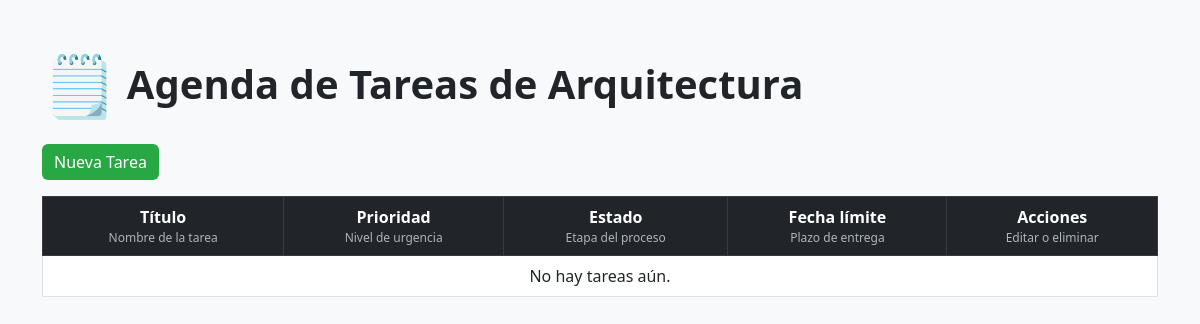
Before: / with the older database file.
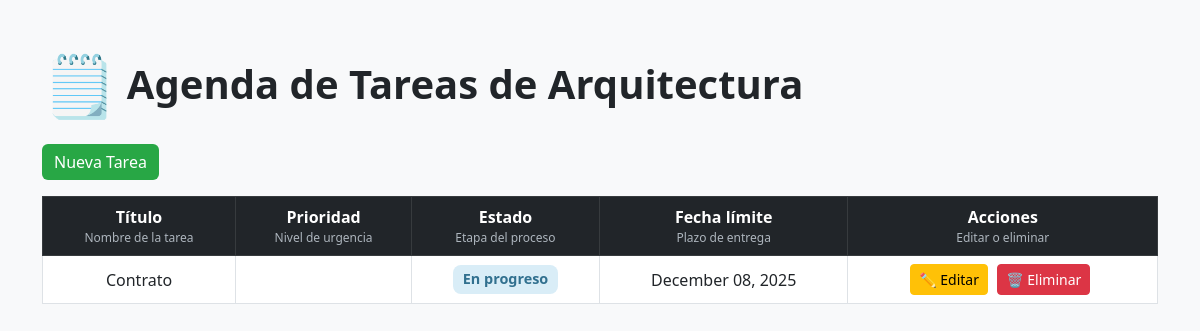
After: the same page with the newer database file.
### tareas/models.py (models this page shows, shortened)
class Tarea(models.Model):
    PRIORIDAD_CHOICES = [
        (1, 'Baja'),
        (2, 'Media'),
        (3, 'Alta'),
    ]
    ESTADO_CHOICES = [
        ('pendiente', 'Pendiente'),
        ('en_progreso', 'En progreso'),
        ('completada', 'Completada'),
    ]
    titulo = models.CharField(max_length=100)
    prioridad = models.IntegerField(choices=PRIORIDAD_CHOICES)
    estado = models.CharField(max_length=20, choices=ESTADO_CHOICES)
    fecha_limite = models.DateField()

### tareas/views.py (the view)
# urls.py: path('', ListaTareas.as_view(), name='lista_tareas'),
class ListaTareas(ListView):
    model = Tarea
    template_name = 'tareas/lista.html'

### tareas/templates/tareas/lista.html (shortened to what this page needs)
{% load static %}
<!DOCTYPE html>
<html lang="es">
<head>
    <link href="https://cdn.jsdelivr.net/npm/bootstrap@5.3.0/dist/css/bootstrap.min.css" rel="stylesheet">
</head>
<body class="container mt-5">
    <h1 class="mb-4">Agenda de Tareas de Arquitectura</h1>
    <a href="{% url 'crear_tarea' %}" class="btn btn-success mb-3">Nueva Tarea</a>
    <table class="table table-hover table-bordered">
        <thead class="table-dark text-center">
            <tr>
                <th>
                    Título
                    <span class="th-sub">Nombre de la tarea</span>
                </th>
                <th>
                    Prioridad
                    <span class="th-sub">Nivel de urgencia</span>
                </th>
                <th>
                    Estado
                    <span class="th-sub">Etapa del proceso</span>
                </th>
                <th>
                    Fecha límite
                    <span class="th-sub">Plazo de entrega</span>
                </th>
                <th>
                    Acciones
                    <span class="th-sub">Editar o eliminar</span>
                </th>
            </tr>
        </thead>
        <tbody>
        {% for tarea in object_list %}
            <tr class="text-center">
                <td>{{ tarea.titulo }}</td>
                <td>
                </td>
                <td>
                    {% if tarea.estado == 'pendiente' %}
                        <span class="badge estado-pendiente">Pendiente</span>
                    {% elif tarea.estado == 'en_progreso' %}
                        <span class="badge estado-progreso">En progreso</span>
                    {% elif tarea.estado == 'completado' %}
                        <span class="badge estado-completado">Completado</span>
                    {% endif %}
                </td>
                <td>{{ tarea.fecha_limite|date:"F d, Y" }}</td>
                <td>
                    <a href="{% url 'editar_tarea' tarea.pk %}" class="btn btn-warning btn-sm">✏️ Editar</a>
                    <a href="{% url 'eliminar_tarea' tarea.pk %}" class="btn btn-danger btn-sm">🗑️ Eliminar</a>
                </td>
            </tr>
        {% empty %}
            <tr><td colspan="5" class="text-center">No hay tareas aún.</td></tr>
        {% endfor %}
        </tbody>
    </table>
</body>
</html>

### tareas/templates/tareas/lista.html (style rules this page uses)
body { background-color: #f8f9fa; font-family: 'Segoe UI', sans-serif; }
h1 { font-weight: bold; display: flex; align-items: center; }
h1::before { content: '🗒️'; font-size: 1.5em; margin-right: 10px; }
.btn-success { background-color: #28a745; border: none; }
.table th, .table td { vertical-align: middle; }
.badge { padding: 0.5em 0.7em; font-size: 0.9em; border-radius: 0.5rem; }
.estado-progreso { background-color: #d9edf7; color: #31708f; }
.btn-sm { margin-right: 5px; }
.th-sub { display: block; font-size: 0.75rem; font-weight: normal; color: #adb5bd; }

Changed rows visible on the page:
added Tarea: titulo "Contrato", estado "En progreso", fecha_limite "December 08, 2025"
Other visible differences:
text no longer shown: "No hay tareas aún."
